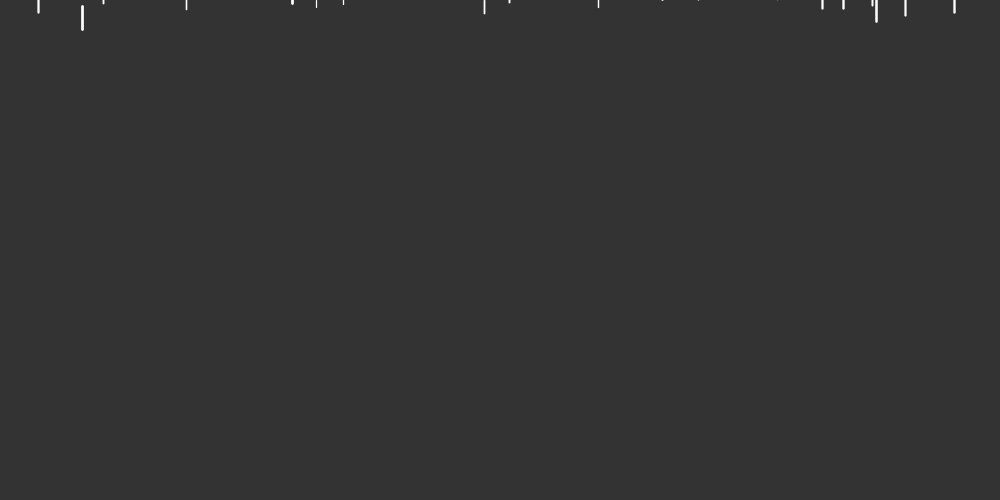
Frame 1 (no input)
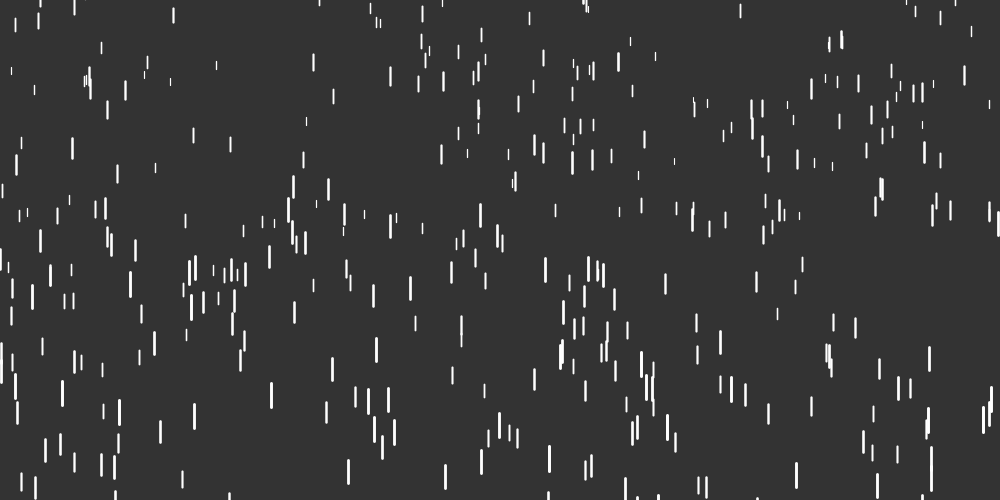
Frame 60 (the mouse pressed at the canvas centre just before this capture)
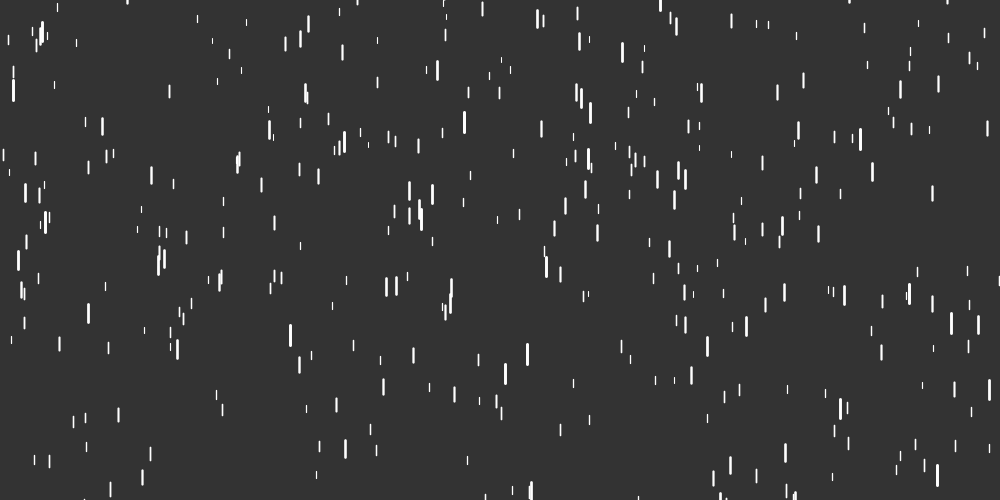
Frame 120 (the mouse held since frame 60 and released just before this capture)

The Processing sketch that drew these frames (run headless with seeded random() and noise(); from frame 60 on, the mouse is pressed at the canvas centre):

// Processing sketch: challenge_2_rain
// ── challenge_2_rain.pde
Drop[] drops = new Drop[500];

void setup() {
  size(1000, 500);
  background(51);
  for (int i = 0; i<drops.length; i++) {
    drops[i] = new Drop();
  }
}

void draw() {
  background(51);
  for (int i = 0; i<drops.length; i++) {
    drops[i].fall();
    drops[i].show();
  }
}

// ── Drop.pde
class Drop {
  float x;
  float y;
  float z;
  float speed;
  float len;

  Drop() {
    x = random(width);
    y = random(-height, 0);
    z = random(0, 60);
    len = map(z, 0, 60, 5, 25);
    speed = map(z, 0, 60, 2, 10);
  }

  void fall() {
    y = y + speed;
    speed = speed + map(z, 0, 60, 0.01, 0.1);
    if (y>height) {
      y = random(-height, 0);
      x = random(width);
      z = random(0, 60);
      len = map(z, 0, 60, 5, 20);
      speed = map(z, 0, 60, 4, 10);
    }
  }

  void show() {
    strokeWeight(map(z, 0, 60, 1, 3));
    stroke(255);
    line(x, y, x, y+len);
  }
}
